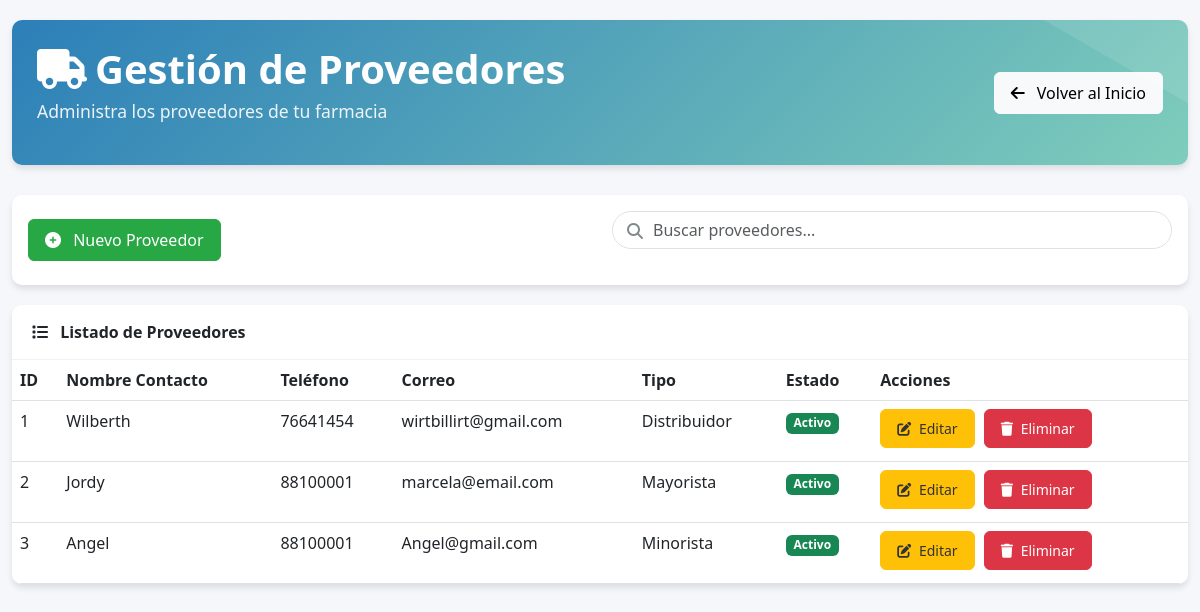
/farmacia/proveedores/ (signed in), run on an earlier commit of the app's database.
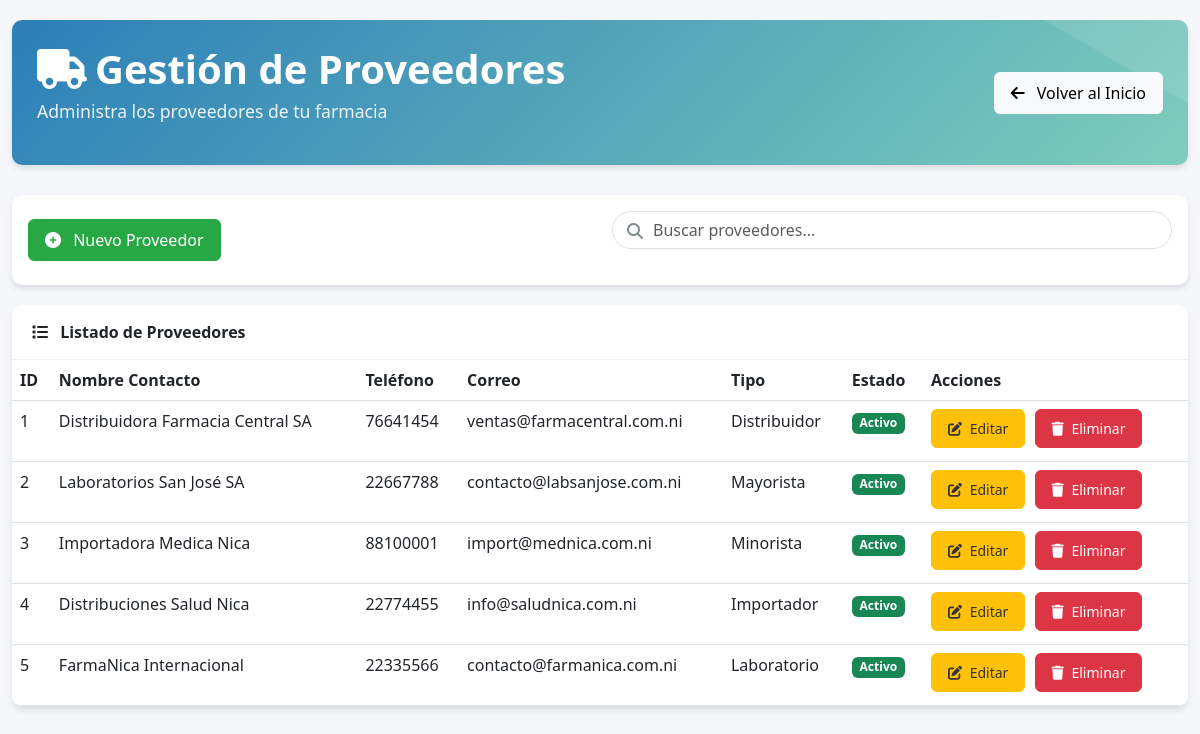
And on a later commit of the database.
### farmacia_app/models.py (models this page shows, shortened)
class Proveedor(models.Model):
    id_proveedor = models.AutoField(primary_key=True)
    nombre_contacto = models.CharField(max_length=255)
    direccion = models.TextField(blank=True, null=True)
    telefono = models.CharField(max_length=20, blank=True, null=True)
    fecha_registro = models.DateField(blank=True, null=True)
    ruc = models.CharField(max_length=20, blank=True, null=True)
    correo = models.EmailField(blank=True, null=True)
    estado = models.IntegerField(default=1)
    tipo_proveedor = models.CharField(max_length=100, blank=True, null=True)
    class Meta:
        db_table = 'Proveedor'

### farmacia_app/views.py (the view)
# urls.py: path('proveedores/', login_required(views.proveedor_list), name='proveedor_list'),
def proveedor_list(request):
    proveedores = Proveedor.objects.all()
    return render(request, 'proveedor/list.html', {'proveedores': proveedores})

### farmacia_app/templates/proveedor/list.html (shortened to what this page needs)
<!DOCTYPE html>
<html lang="es">
<head>
    <link href="https://cdn.jsdelivr.net/npm/bootstrap@5.3.0/dist/css/bootstrap.min.css" rel="stylesheet">
    <link rel="stylesheet" href="https://cdnjs.cloudflare.com/ajax/libs/font-awesome/6.4.0/css/all.min.css">
</head>
<body>
    <div class="container">
        <div class="header-section fade-in">
            <div class="row align-items-center">
                <div class="col-md-6">
                    <h1 class="header-title"><i class="fas fa-truck me-2"></i>Gestión de Proveedores</h1>
                    <p class="header-subtitle">Administra los proveedores de tu farmacia</p>
                </div>
                <div class="col-md-6 text-end">
                    <a href="{% url 'home' %}" class="btn btn-light">
                        <i class="fas fa-arrow-left me-2"></i> Volver al Inicio
                    </a>
                </div>
            </div>
        </div>
        <div class="card fade-in">
            <div class="card-body">
                <div class="row align-items-center">
                    <div class="col-md-6">
                        <a href="{% url 'proveedor_create' %}" class="btn btn-success">
                            <i class="fas fa-plus-circle me-2"></i> Nuevo Proveedor
                        </a>
                    </div>
                    <div class="col-md-6">
                        <div class="search-box">
                            <i class="fas fa-search"></i>
                            <input type="text" class="form-control" placeholder="Buscar proveedores...">
                        </div>
                    </div>
                </div>
            </div>
        </div>
        <div class="card fade-in">
            <div class="card-header">
                <i class="fas fa-list me-2"></i> Listado de Proveedores
            </div>
            <div class="table-responsive">
                <table class="table table-hover">
                    <thead>
                        <tr>
                            <th>ID</th>
                            <th>Nombre Contacto</th>
                            <th>Teléfono</th>
                            <th>Correo</th>
                            <th>Tipo</th>
                            <th>Estado</th>
                            <th>Acciones</th>
                        </tr>
                    </thead>
                    <tbody>
                        {% for proveedor in proveedores %}
                        <tr>
                            <td>{{ proveedor.id_proveedor }}</td>
                            <td>{{ proveedor.nombre_contacto }}</td>
                            <td>{{ proveedor.telefono|default:"-" }}</td>
                            <td>{{ proveedor.correo|default:"-" }}</td>
                            <td>{{ proveedor.tipo_proveedor|default:"-" }}</td>
                            <td>
                                {% if proveedor.estado == 1 %}
                                    <span class="badge bg-success">Activo</span>
                                {% else %}
                                    <span class="badge bg-danger">Inactivo</span>
                                {% endif %}
                            </td>
                            <td class="action-buttons">
                                <a href="{% url 'proveedor_edit' proveedor.id_proveedor %}" class="btn btn-warning btn-sm">
                                    <i class="fas fa-edit me-1"></i> Editar
                                </a>
                                <a href="{% url 'proveedor_delete' proveedor.id_proveedor %}" class="btn btn-danger btn-sm">
                                    <i class="fas fa-trash me-1"></i> Eliminar
                                </a>
                            </td>
                        </tr>
                        {% endfor %}
                    </tbody>
                </table>
            </div>
        </div>
    </div>
</body>
</html>

### farmacia_app/templates/proveedor/list.html (style rules this page uses)
:root { --primary: #2c7fb8; --secondary: #7fcdbb; --dark: #253237; --light: #f5f7fb; --success: #28a745; --warning: #ffc107; --danger: #dc3545; }
body { background: var(--light); font-family: "Segoe UI", sans-serif; padding-top: 20px; }
.container { max-width: 1200px; }
.header-section { background: linear-gradient(135deg, var(--primary), var(--secondary)); color: white; padding: 25px; border-radius: 10px; margin-bottom: 30px; box-shadow: 0 4px 6px rgba(0, 0, 0, 0.1); position: relative; overflow: hidden; }
.header-section::before { content: ""; position: absolute; top: -50%; right: -50%; width: 100%; height: 100%; background: rgba(255, 255, 255, 0.1); transform: rotate(30deg); }
.header-title { font-weight: 700; margin-bottom: 5px; }
.header-subtitle { opacity: 0.9; font-size: 1.1rem; }
.card { border: none; border-radius: 10px; box-shadow: 0 4px 6px rgba(0, 0, 0, 0.1); transition: transform 0.3s ease, box-shadow 0.3s ease; margin-bottom: 20px; overflow: hidden; }
.card-header { background-color: white; border-bottom: 1px solid rgba(0, 0, 0, 0.05); padding: 15px 20px; font-weight: 600; }
.table-responsive { border-radius: 0 0 10px 10px; overflow: hidden; }
.table { margin-bottom: 0; }
.table thead { background-color: var(--dark); color: white; }
.table tbody tr { transition: background-color 0.2s ease; }
.btn { border-radius: 6px; font-weight: 500; transition: all 0.3s ease; padding: 8px 16px; }
.btn-success { background-color: var(--success); border-color: var(--success); }
.btn-warning { background-color: var(--warning); border-color: var(--warning); color: #333; }
.btn-danger { background-color: var(--danger); border-color: var(--danger); }
.action-buttons .btn { margin-right: 5px; margin-bottom: 5px; }
.search-box { position: relative; margin-bottom: 20px; }
.search-box input { padding-left: 40px; border-radius: 30px; }
.search-box i { position: absolute; left: 15px; top: 12px; color: #7f8c8d; }
.fade-in { animation: fadeIn 0.5s ease-in; }

What changed in the data, as far as the page shows it:
changed Proveedor "Distribuidor": nombre_contacto "Wilberth" → "Distribuidora Farmacia Central SA"; correo "wirtbillirt@gmail.com" → "ventas@farmacentral.com.ni"
changed Proveedor "Mayorista": nombre_contacto "Jordy" → "Laboratorios San José SA"; telefono "88100001" → "22667788"; correo "marcela@email.com" → "contacto@labsanjose.com.ni"
changed Proveedor "Minorista": nombre_contacto "Angel" → "Importadora Medica Nica"; correo "Angel@gmail.com" → "import@mednica.com.ni"
added Proveedor: id_proveedor "4", nombre_contacto "Distribuciones Salud Nica", telefono "22774455", correo "info@saludnica.com.ni", tipo_proveedor "Importador", estado "Activo"
added Proveedor: id_proveedor "5", nombre_contacto "FarmaNica Internacional", telefono "22335566", correo "contacto@farmanica.com.ni", tipo_proveedor "Laboratorio", estado "Activo"
